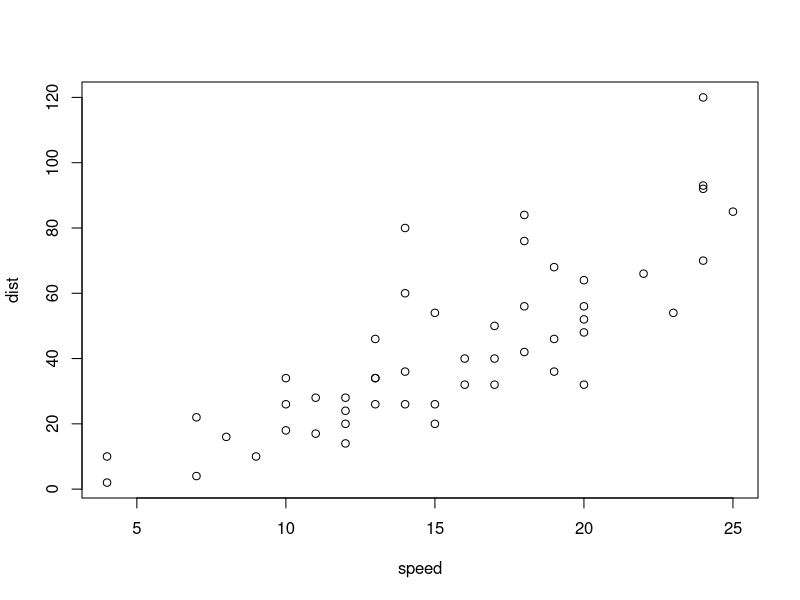
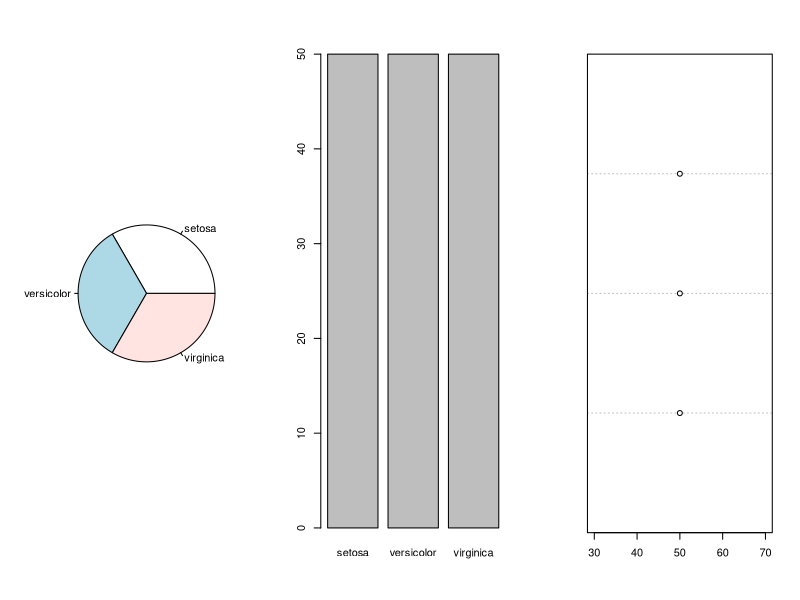
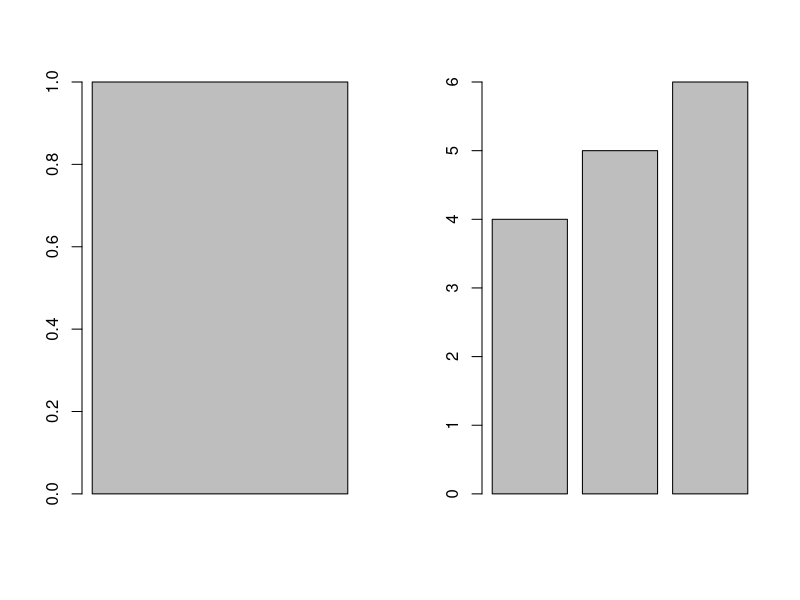
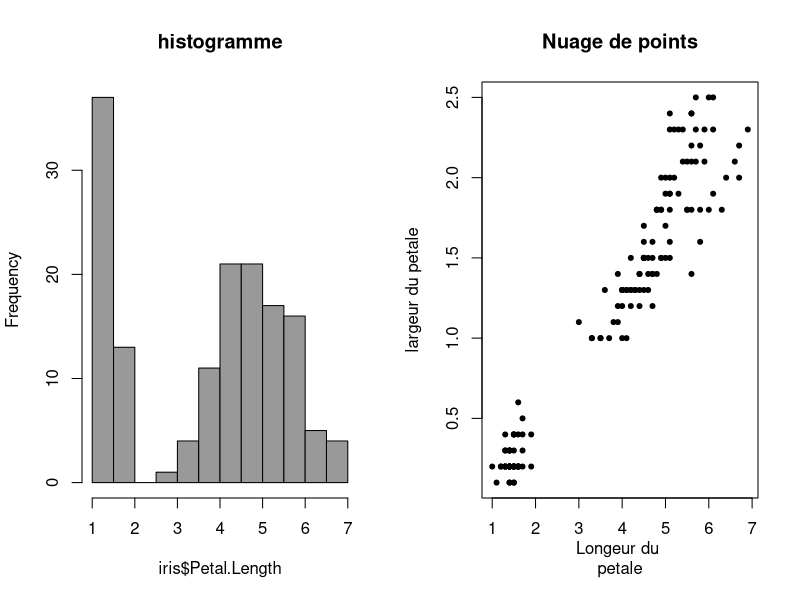
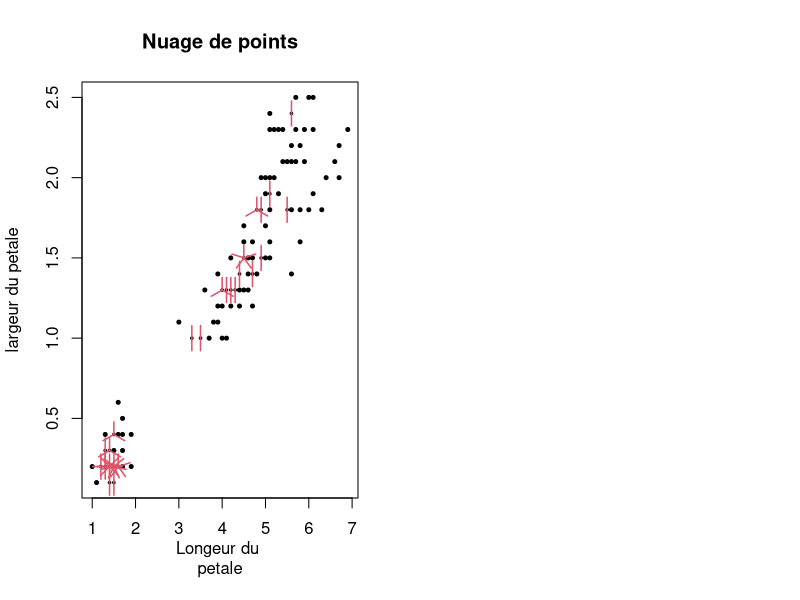
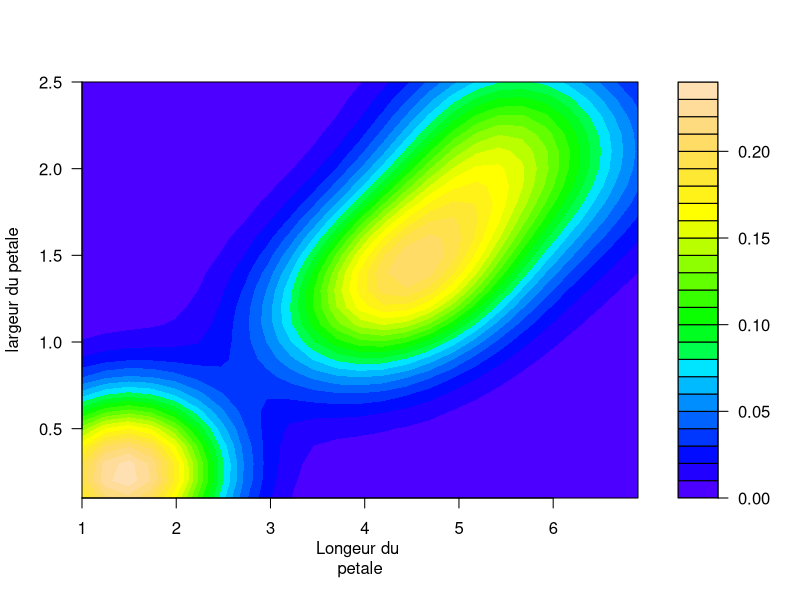
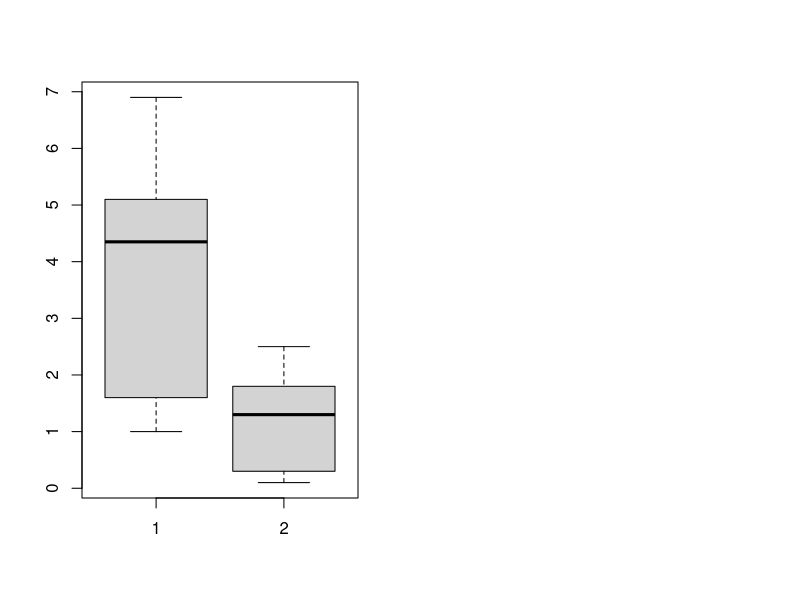
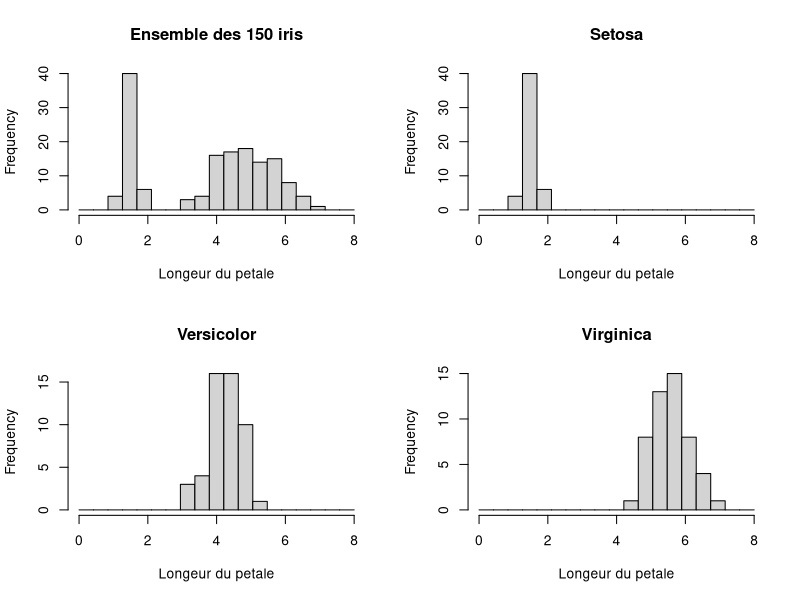

These figures' R source, in order:
## ---- chunk 1
plot(cars)
## ---- chunk 2
getwd()
## ---- chunk 3
table(iris$Species)
## ---- chunk 4
echo=TRUE
print("1: ")
data("iris")
print("2: ")
dim(iris)
print("3: ")
names(iris)
print("4: ")
iris$Species
print("5: ")
iris$Petal.Length
## ---- chunk 5
levels(iris$Species)
## ---- chunk 6
table(iris$Species)
## ---- chunk 7
summary(iris$Species)
## ---- chunk 8
par(mfrow=c(1,3))
pie(table(iris$Species))
barplot(table(iris$Species))
dotchart(as.numeric(table(iris$Species)))
## ---- chunk 9
a<-c(1,2,3)
b<-c(4,5,6)
par(mfrow=c(1,2))
barplot(1)
barplot(b)
## ---- chunk 10
summary(iris$Petal.Length)
sum(iris$Petal.Length)
length(iris$Petal.Length)
sum(iris$Petal.Length)/length(iris$Petal.Length)
## ---- chunk 11
sort(iris$Petal.Length)
## ---- chunk 12
ordlongPetal<-sort(iris$Petal.Length)
ordlongPetal
sum(ordlongPetal)/length(ordlongPetal)
ordlongPetal[37]
(ordlongPetal[92]+ordlongPetal[37])/2
## ---- chunk 13
hist(iris$Petal.Length,col=grey(0.6),main="histogramme")
## ---- chunk 14
plot(iris$Petal.Length,iris$Petal.Width,xlab="Longeur du \npetale",ylab = "largeur du petale",main = "Nuage de points",pch=20)
## ---- chunk 15
sunflowerplot(iris$Petal.Length,iris$Petal.Width,xlab="Longeur du \npetale",ylab = "largeur du petale",main = "Nuage de points",pch=20)
## ---- chunk 16
library(MASS)
densite<-kde2d(iris$Petal.Length,iris$Petal.Width)
filled.contour(densite,color=topo.colors,xlab="Longeur du \npetale",ylab = "largeur du petale")
## ---- chunk 17
boxplot(iris$Petal.Length,iris$Petal.Width)
## ---- chunk 18
summary(iris) #facultatif, bilan des donnees du fichier
par(mfrow=c(2,2))
brk=seq(from=0,to=8,length=20)
hist(iris$Petal.Length,main="Ensemble des 150 iris",xlab = "Longeur du petale",breaks = brk)
hist(iris$Petal.Length[iris$Species=="setosa"],main="Setosa",xlab = "Longeur du petale",breaks = brk)
hist(iris$Petal.Length[iris$Species=="versicolor"],main="Versicolor",xlab = "Longeur du petale",breaks = brk)
hist(iris$Petal.Length[iris$Species=="virginica"],main="Virginica",xlab = "Longeur du petale",breaks = brk)
## ---- chunk 19
par(mfrow=c(2,2))
plot(iris$Petal.Length,iris$Petal.Width,xlab = "Longeur du petale",ylab = "largeur du petale",main = "Nuage de points",pch=20)

plot(iris$Petal.Length[iris$Species=="setosa"],iris$Petal.Width[iris$Species=="setosa"],xlim=c(1,6.9),ylim = c(0.1,2.5),xlab = "Longeur du petale",ylab = "largeur du petale",main = "iris setosa",pch=20)

plot(iris$Petal.Length[iris$Species=="versicolor"],iris$Petal.Width[iris$Species=="versicolor"],xlim=c(1,6.9),ylim = c(0.1,2.5),xlab = "Longeur du petale",ylab = "largeur du petale",main = "iris versicolor",pch=20)

plot(iris$Petal.Length[iris$Species=="virginica"],iris$Petal.Width[iris$Species=="virginica"],xlim=c(1,6.9),ylim = c(0.1,2.5),xlab = "Longeur du petale",ylab = "largeur du petale",main = "iris virginica",pch=20)
## ---- chunk 20
spiris<-unclass(iris$Species)#去除分类那一列
pairs(iris[1:4],main="Les iris de Fisher -- 3 especes", pch=c(21,25,24)[spiris],bg=c("red","green3","blue")[spiris],
      las=2,gap=0,labels = c("Longeur\nSepale","Largeur\nSepale","Longeur\nPetale","Largeur\nSepale"))
